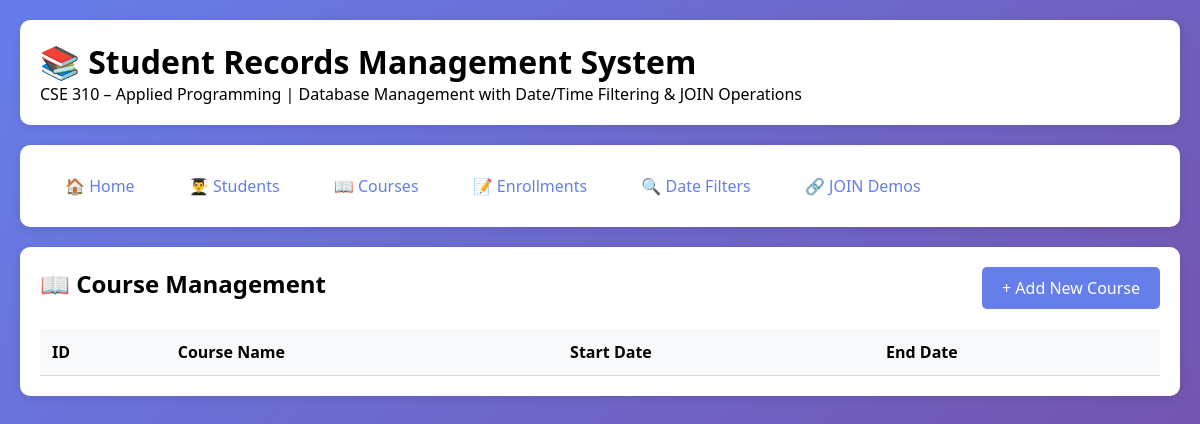
The app's page /courses, older data.
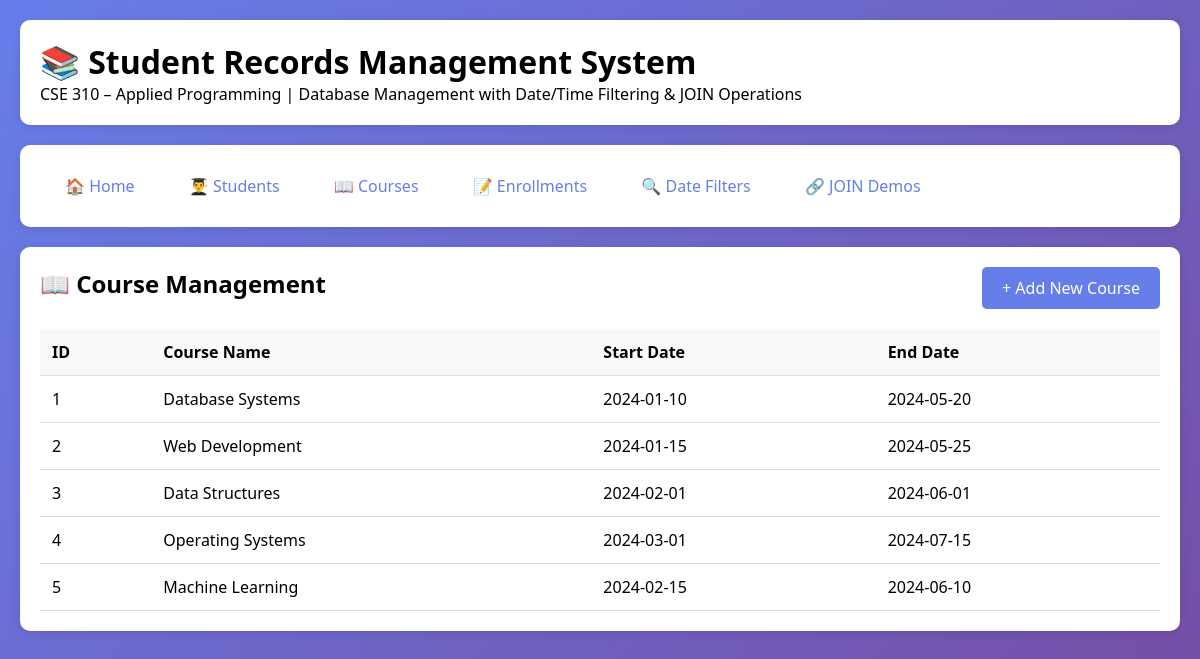
The same page, newer data.
### tables this page shows
CREATE TABLE courses (
        course_id INTEGER PRIMARY KEY AUTOINCREMENT,
        course_name TEXT NOT NULL,
        start_date DATE,
        end_date DATE
    );

### api.py (the view)
@app.route('/courses')
def view_courses_web():
    courses = get_all_courses()
    return render_template('courses.html', courses=courses)

### database.py (called while the page is built)
def get_db_connection():
    conn = sqlite3.connect(DATABASE)
    conn.row_factory = sqlite3.Row
    conn.execute("PRAGMA foreign_keys = ON")
    return conn

### student_records.py (called while the page is built)
def get_all_courses():
    conn = get_db_connection()
    cursor = conn.cursor()
    cursor.execute("SELECT * FROM courses ORDER BY course_id")
    courses = cursor.fetchall()
    conn.close()
    return [dict(course) for course in courses]

### templates/courses.html
{% extends "base.html" %}
{% block content %}
<div style="display: flex; justify-content: space-between; margin-bottom: 20px;">
    <h2>📖 Course Management</h2>
    <a href="/add_course" class="btn">+ Add New Course</a>
</div>
<table>
    <thead>
        <tr>
            <th>ID</th>
            <th>Course Name</th>
            <th>Start Date</th>
            <th>End Date</th>
        </tr>
    </thead>
    <tbody>
        {% for course in courses %}
        <tr>
            <td>{{ course.course_id }}</td>
            <td>{{ course.course_name }}</td>
            <td>{{ course.start_date or 'N/A' }}</td>
            <td>{{ course.end_date or 'N/A' }}</td>
        </tr>
        {% endfor %}
    </tbody>
</table>
{% endblock %}

### templates/base.html (shortened to what this page needs)
<!DOCTYPE html>
<html lang="en">
<head>
</head>
<body>
    <div class="container">
        <div class="header">
            <h1>📚 Student Records Management System</h1>
            <p>CSE 310 – Applied Programming | Database Management with Date/Time Filtering & JOIN Operations</p>
        </div>
        <div class="nav">
            <a href="/">🏠 Home</a>
            <a href="/students">👨‍🎓 Students</a>
            <a href="/courses">📖 Courses</a>
            <a href="/enrollments">📝 Enrollments</a>
            <a href="/filter">🔍 Date Filters</a>
            <a href="/joins">🔗 JOIN Demos</a>
        </div>
        <div class="content">
            {% block content %}{% endblock %}
        </div>
    </div>
</body>
</html>

### templates/base.html (style rules this page uses)
* { margin: 0; padding: 0; box-sizing: border-box; }
body { font-family: 'Segoe UI', Tahoma, Geneva, Verdana, sans-serif; background: linear-gradient(135deg, #667eea 0%, #764ba2 100%); min-height: 100vh; }
.container { max-width: 1200px; margin: 0 auto; padding: 20px; }
.header, .nav, .content { background: white; border-radius: 10px; padding: 20px; margin-bottom: 20px; box-shadow: 0 2px 10px rgba(0,0,0,0.1); }
.nav a { color: #667eea; text-decoration: none; padding: 10px 20px; margin: 0 5px; border-radius: 5px; display: inline-block; transition: background 0.3s; }
.btn { display: inline-block; padding: 10px 20px; background: #667eea; color: white; text-decoration: none; border-radius: 5px; border: none; cursor: pointer; transition: background 0.3s; }
table { width: 100%; border-collapse: collapse; margin-top: 20px; }
th, td { padding: 12px; text-align: left; border-bottom: 1px solid #ddd; }
th { background: #f8f9fa; font-weight: bold; }

Row changes from the older to the newer data that the page shows:
added courses: course_id "1", course_name "Database Systems", start_date "2024-01-10", end_date "2024-05-20"
added courses: course_id "2", course_name "Web Development", start_date "2024-01-15", end_date "2024-05-25"
added courses: course_id "3", course_name "Data Structures", start_date "2024-02-01", end_date "2024-06-01"
added courses: course_id "4", course_name "Operating Systems", start_date "2024-03-01", end_date "2024-07-15"
added courses: course_id "5", course_name "Machine Learning", start_date "2024-02-15", end_date "2024-06-10"
